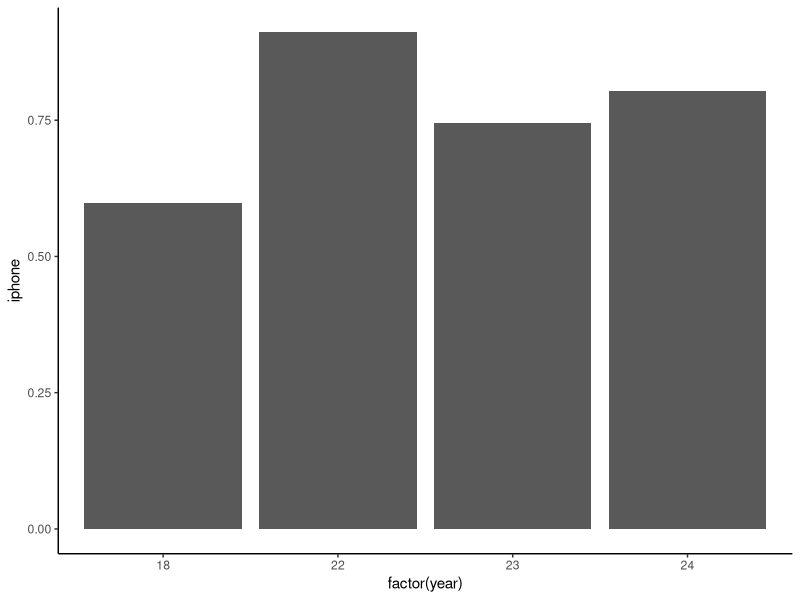
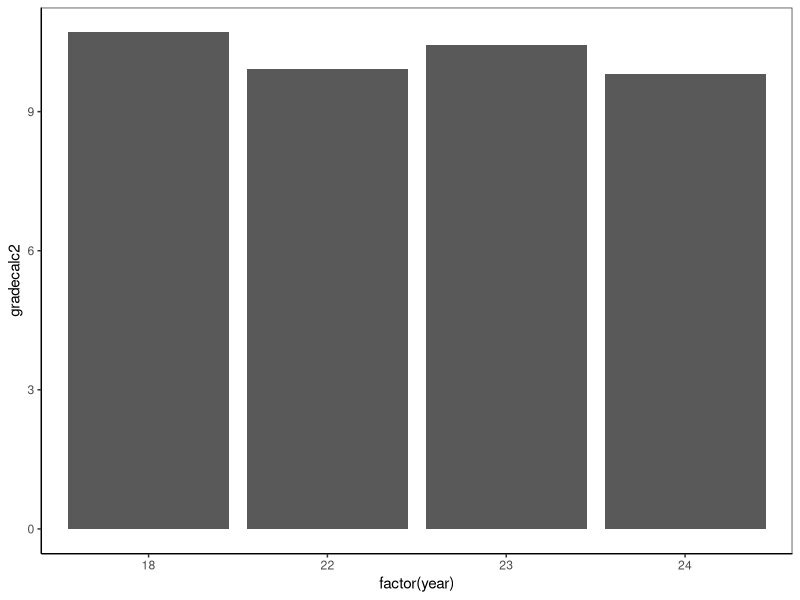
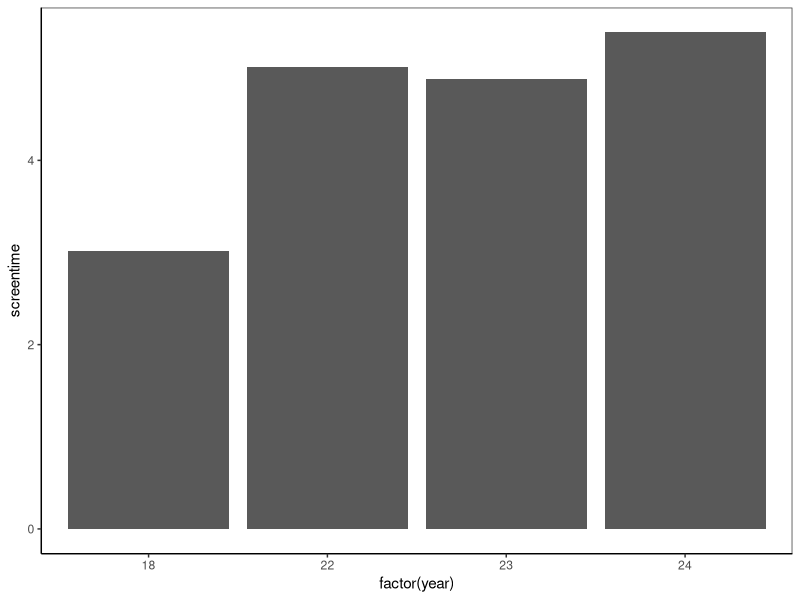
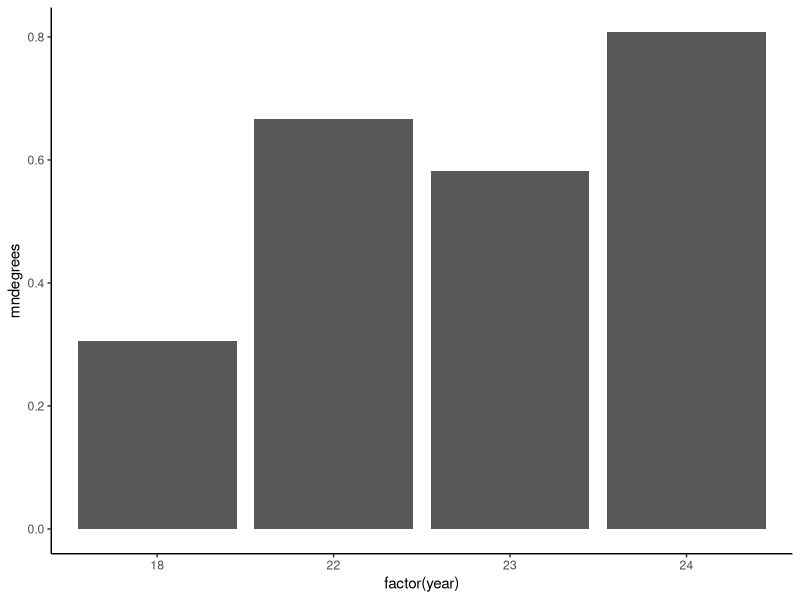
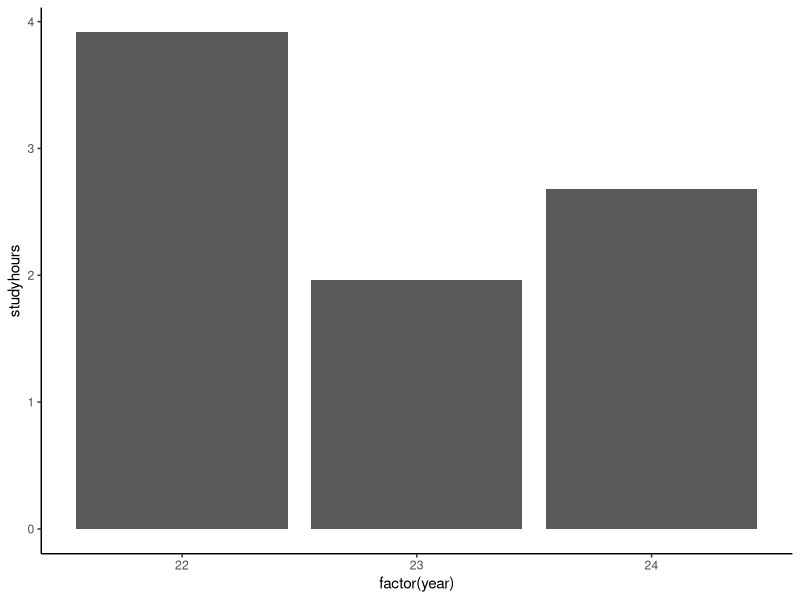
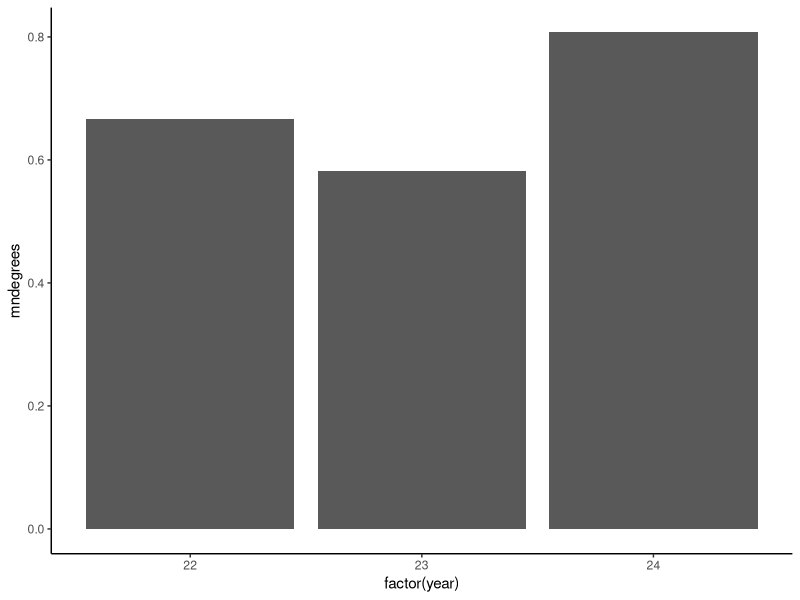
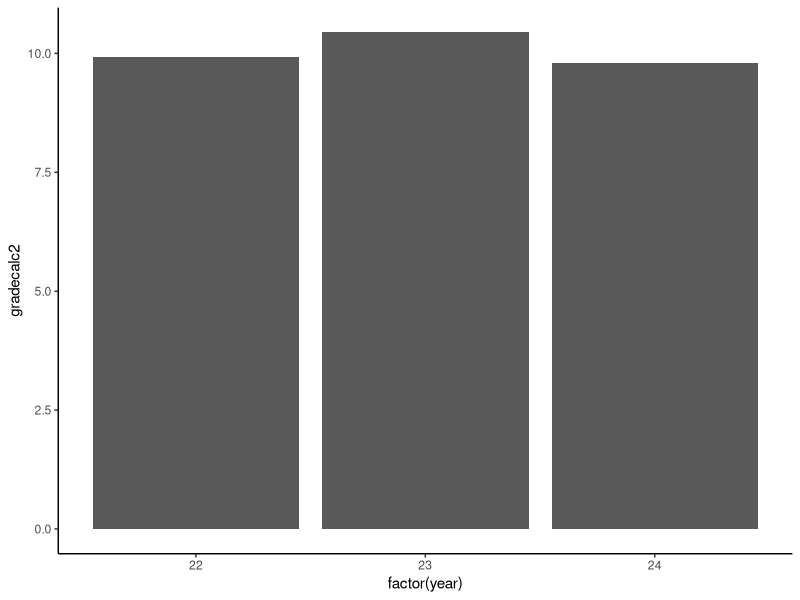

Write R code to recreate these figures, in order.
#PRELIM OBSERVATIONS
# What questions can we ask with this data?

# Load lib
library(tidyverse)
library(here)
library(chron)
library(readxl)
library(dplyr)

# Load files (5)
c1<- read_xlsx(here("MA231 TEN AM FALL 2022.xlsx"))
c2<- read_xlsx(here("MA231 ONE PM FALL 2022.xlsx"))
d1<- read_xlsx(here("MA232 NINE AM SPRING 2024.xlsx"))
d2<- read_xlsx(here("MA232 TWELVE PM SPRING 2024.xlsx"))
s<- read_xlsx(here("MA232 TWELVE PM SPRING 2023.xlsx"))
stat1 <- read_xlsx(here("MA383 TWO PM FALL 2024.xlsx"))
stat2 <- read_xlsx(here("MA383 THREE PM FALL 2024.xlsx"))

# Add more information to the files and combine them
# Add column describing the year, course name, and semester
c1 <- c1|> mutate(year = 22,
                  semester = 0, #fall = 0, spring = 1
                  time = times(paste0(10, ":00", ":00")),
                  coursecode = 231)
c2 <- c2|> mutate(year = 22,
                  semester = 0, #fall = 0, spring = 1
                  time = times(paste0(13, ":00", ":00")),
                  coursecode = 231) 
d1 <- d1|> mutate(year = 24,
                  semester = 1, #fall = 0, spring = 1
                  time = times(paste0(9, ":00", ":00")),
                  coursecode = 232,) 
d2 <- d2|> mutate(year = 24,
                  semester = 1, #fall = 0, spring = 1
                  time = times(paste0(12, ":00", ":00")),
                  coursecode = 232) 
s <- s|> mutate(year = 23,
                semester = 1, #fall = 0, spring =1
                time = times(paste0(12, ":00", ":00")),
                coursecode = 232) 
stat1 <- stat1|> mutate(year = 24,
                    semester = 0, #fall = 0, spring =1
                    time = times(paste0(14, ":00", ":00")),
                    coursecode = 383) 
stat2 <- stat2|> mutate(year = 24,
                        semester = 0, #fall = 0, spring =1
                        time = times(paste0(15, ":00", ":00")),
                        coursecode = 383) 

# Move newly added columns to the front
c1 <- c1|>relocate(c("year", "semester", "time", "coursecode"))
c2 <- c2|>relocate(c("year", "semester", "time", "coursecode"))
d1 <- d1|>relocate(c("year", "semester", "time", "coursecode"))
d2 <- d2|>relocate(c("year", "semester", "time", "coursecode"))
s <- s|>relocate(c("year", "semester", "time", "coursecode"))
stat1 <- stat1|>relocate(c("year", "semester", "time", "coursecode"))
stat2 <- stat2|>relocate(c("year", "semester", "time", "coursecode"))

# Combine sets
calc3total <- rbind(c1, c2)
diffeqtotal <- rbind(d1, d2, s)
diffeqdf <- rbind(d1, d2)
stattotal <- rbind(stat1, stat2)

# Moved columns around so dataset matches
calc3total <- calc3total|>relocate("gradecalc2", .after = "noprereq")
diffeqtotal <- diffeqtotal|>relocate("gradecalc2", .after = "noprereq")
stattotal <- stattotal|>relocate("gradecalc2", .after = "noprereq")

# Bind all recent survey data
cols3 <- colnames(dplyr::select(calc3total, -c("gradediffeq", "diffeq", "noprereq", "gradecalc3")))
postCOVID <- rbind(
  subset(calc3total, select = cols3), 
  subset(diffeqtotal, select = cols3)
)
postCOVID <- rbind(
  postCOVID,
  subset(stattotal, select = cols3)
)

# We want to do meta analysis of past data
# Load data
preCOVID <- read_xlsx("datafor_r.xlsx")

# Clean
# time here is if the class is MWF or TuTh, where MWF is 1.
names(preCOVID) <- c("aem", "gradecalc1", "gradecalc2", "gradecalc3", "gradediffeq", "gpapr", "gradyr", "iphone", "time", "mjdegrees", "mndegrees", "NUniPre", "PhAlwys", "PhAwy", "PhDistr", "PhOnce", "screentime")
preCOVID <- preCOVID|> mutate(year = 18,
                  semester = 0, #fall = 0, spring = 1
                  coursecode = 330)
preCOVID <- preCOVID|>relocate(c("year", "semester", "time", "coursecode"))
preCOVID <- preCOVID|>relocate("mndegrees", .after = "iphone")

# rbind all together by common columns
common <- colnames(dplyr::select(postCOVID, c("year", "semester", "time", "coursecode", "iphone", "mndegrees", "gradecalc2", "screentime")))
all <- rbind(
  subset(preCOVID, select = common), 
  subset(postCOVID, select = common)
)

# Change data type
all$iphone <- as.numeric(all$iphone)
all$mndegrees <- as.numeric(all$mndegrees)
all$gradecalc2 <- as.numeric(all$gradecalc2)
all$screentime <- as.numeric(all$screentime)

postCOVID$studyhours <- as.numeric(postCOVID$studyhours)
postCOVID$mndegrees <- as.numeric(postCOVID$mndegrees)
postCOVID$gradecalc2 <- as.numeric(postCOVID$gradecalc2)

### GRAPHS
# Now do some general graphs throughout covid
ggplot(all, aes(x = factor(year), y = iphone)) + 
  geom_bar(stat = "summary", fun = "mean") + 
  theme(panel.grid.major = element_blank(), panel.grid.minor = element_blank(), panel.background = element_blank(), axis.line = element_line(colour = "black"))

ggplot(all, aes(x = factor(year), y = gradecalc2)) + 
  geom_bar(stat = "summary", fun = "mean") + theme_bw() + 
  theme(panel.grid.major = element_blank(), panel.grid.minor = element_blank(), panel.background = element_blank(), axis.line = element_line(colour = "black"))

ggplot(all, aes(x = factor(year), y = screentime)) + 
  geom_bar(stat = "summary", fun = "mean") + theme_bw() + 
  theme(panel.grid.major = element_blank(), panel.grid.minor = element_blank(), panel.background = element_blank(), axis.line = element_line(colour = "black"))

ggplot(all, aes(x=factor(year), y = mndegrees))+
  geom_bar(stat = "summary", fun = "mean") + 
  theme(panel.grid.major = element_blank(), panel.grid.minor = element_blank(), panel.background = element_blank(), axis.line = element_line(colour = "black"))

# Some for only post COVID
ggplot(postCOVID, aes(x=factor(year), y = studyhours))+
  geom_bar(stat = "summary", fun = "mean") + 
  theme(panel.grid.major = element_blank(), panel.grid.minor = element_blank(), panel.background = element_blank(), axis.line = element_line(colour = "black"))

ggplot(postCOVID, aes(x=factor(year), y = mndegrees))+
  geom_bar(stat = "summary", fun = "mean") + 
  theme(panel.grid.major = element_blank(), panel.grid.minor = element_blank(), panel.background = element_blank(), axis.line = element_line(colour = "black"))

ggplot(postCOVID, aes(x=factor(year), y = gradecalc2))+
  geom_bar(stat = "summary", fun = "mean") + 
  theme(panel.grid.major = element_blank(), panel.grid.minor = element_blank(), panel.background = element_blank(), axis.line = element_line(colour = "black"))

# Export needed files
library(openxlsx)
write.xlsx(calc3total, "calc3.xlsx")
write.xlsx(diffeqtotal, "diffeq.xlsx")
write.xlsx(stattotal, "stat.xlsx")
write.xlsx(all, "all.xlsx")
